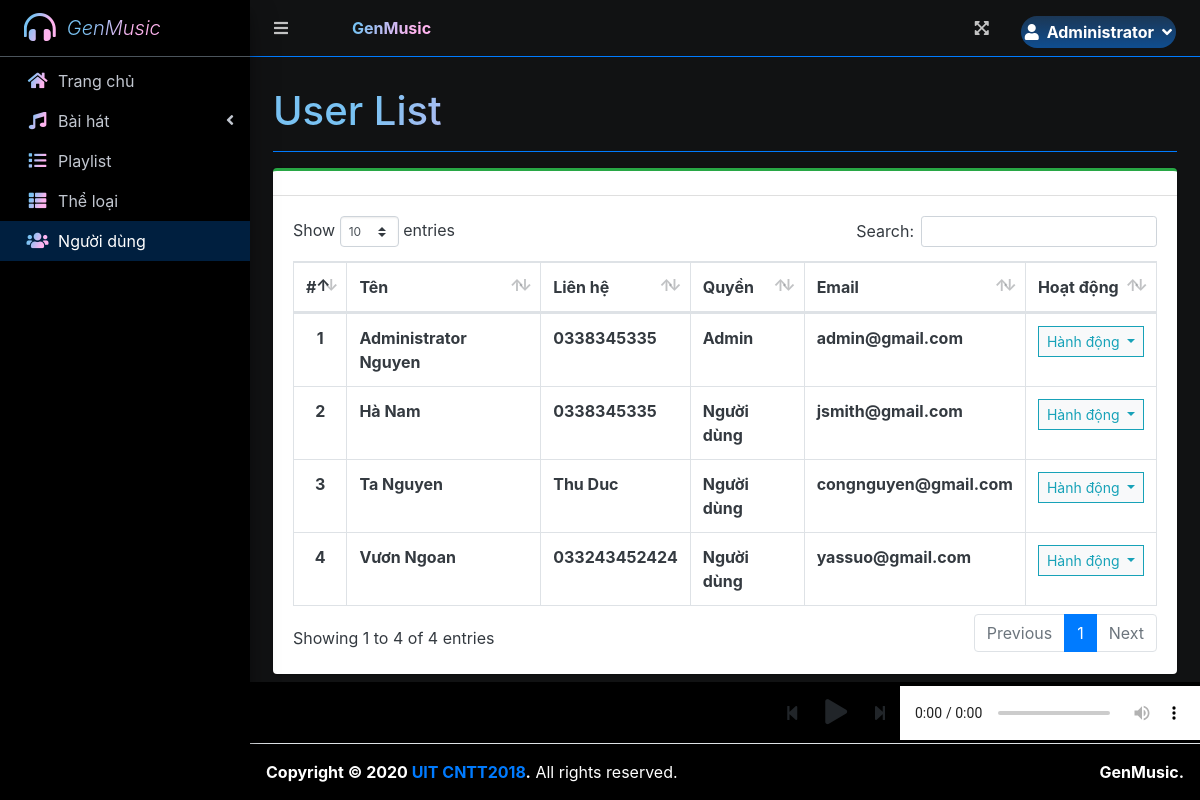
The page /index.php?page=user_list (signed in) on the database as committed earlier.
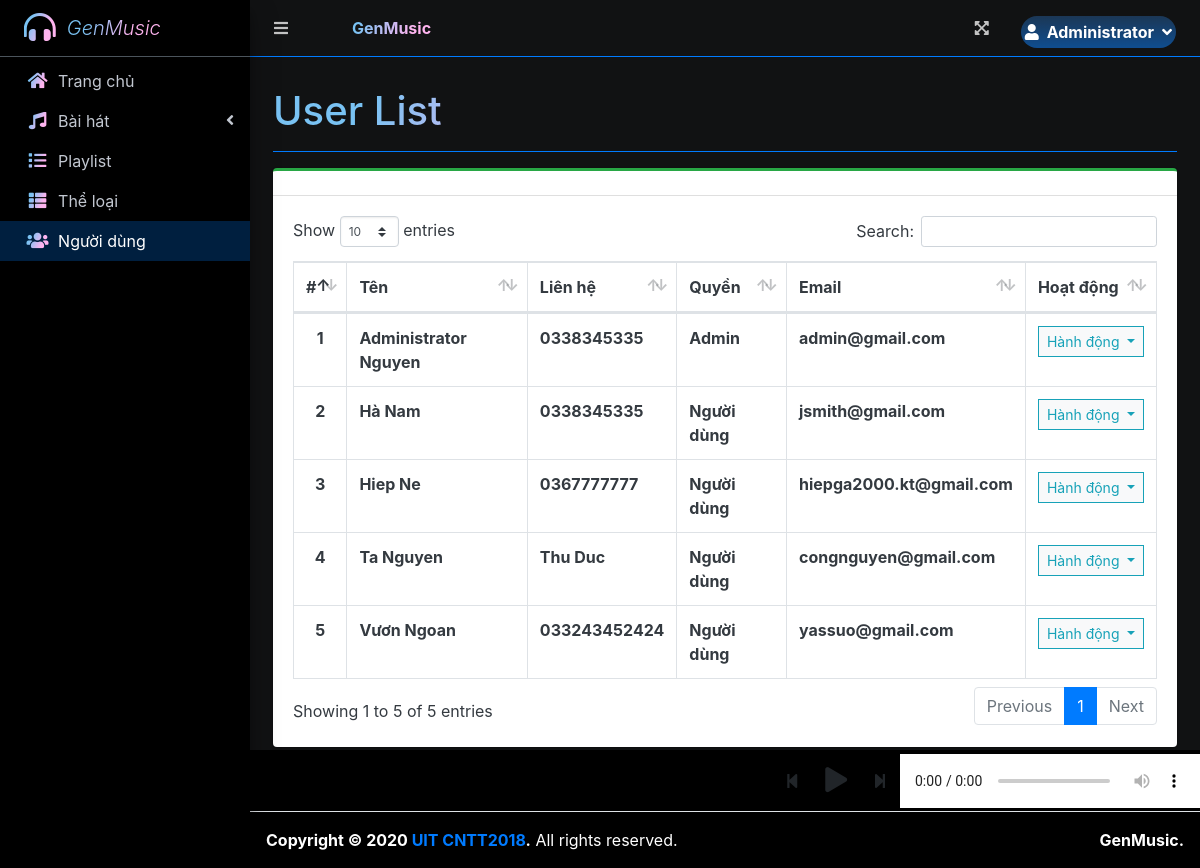
The same page on the database as committed later.
### tables this page shows
CREATE TABLE `users` (
  `id` int(30) NOT NULL,
  `firstname` varchar(200) NOT NULL,
  `lastname` varchar(200) NOT NULL,
  `gender` varchar(50) NOT NULL,
  `contact` varchar(50) NOT NULL,
  `address` text NOT NULL,
  `email` varchar(200) NOT NULL,
  `password` text NOT NULL,
  `type` int(1) NOT NULL DEFAULT 2,
  `profile_pic` text NOT NULL,
  `date_created` datetime NOT NULL DEFAULT current_timestamp()
);

### user_list.php (the view, shortened to what this page needs)
<?php include'db_connect.php' ?>
<div class="col-lg-12">
	<div class="card card-outline card-success">
		<div class="card-header">
		</div>
		<div class="card-body">
			<table class="table tabe-hover table-bordered" id="list">
				<thead>
					<tr>
						<th class="text-center">#</th>
						<th>Tên</th>
						<th>Liên hệ</th>
						<th>Quyền</th>
						<th>Email</th>
						<th>Hoạt động</th>
					</tr>
				</thead>
				<tbody>
					<?php
					$i = 1;
					$type = array('',"Admin","Người dùng");
					$qry = $conn->query("SELECT *,concat(firstname,' ',lastname) as name FROM users order by concat(firstname,' ',lastname) asc");
					while($row= $qry->fetch_assoc()):
					?>
					<tr>
						<th class="text-center"><?php echo $i++ ?></th>
						<td><b><?php echo ucwords($row['name']) ?></b></td>
						<td><b><?php echo $row['contact'] ?></b></td>
						<td><b><?php echo $type[$row['type']] ?></b></td>
						<td><b><?php echo $row['email'] ?></b></td>
						<td class="text-center">
							<button type="button" class="btn btn-default btn-sm btn-flat border-info wave-effect text-info dropdown-toggle" data-toggle="dropdown" aria-expanded="true">
		                      Hành động
		                    </button>
						</td>
					</tr>
				<?php endwhile; ?>
				</tbody>
			</table>
		</div>
	</div>
</div>

Rows that differ between the two databases and show on the page:
added users: name "Hiep Ne", contact "0367777777", type "Người dùng", email "hiepga2000.kt@gmail.com"
Other text that changed with them:
text written by a page script: "Show entries Search: Showing 1 to 4 of 4 entries Previous 1 Next" → "Show entries Search: Showing 1 to 5 of 5 entries Previous 1 Next"
